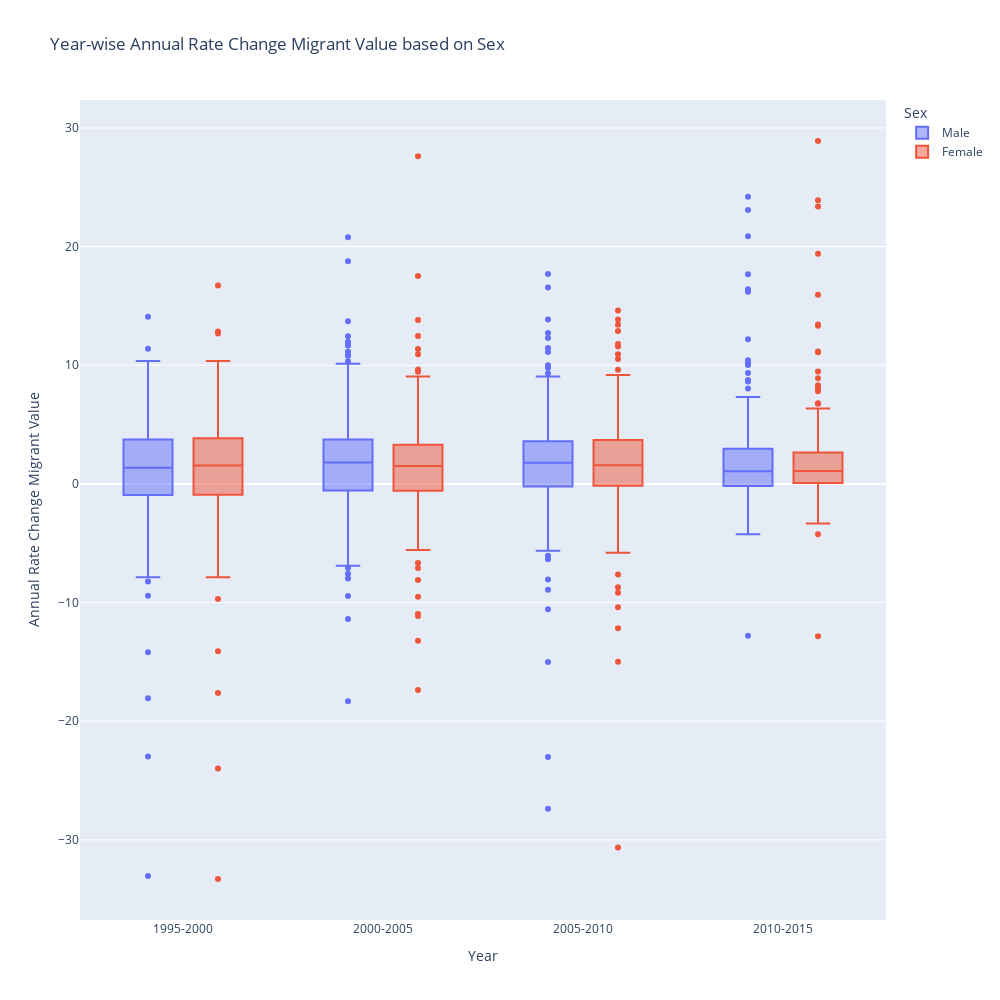

Here is the notebook cell this chart was saved with:
### Code cell
### Annual rate change migrant value - boxplot
import plotly.express as px

# Creating new dataframe
df = Data_Final_2
# Converting KPI variable to float
df['Annual_Rate_Change_Migrant_Value'] = df['Annual_Rate_Change_Migrant_Value'].astype(float)
# Filtering for 'Female' and 'Male' variables
df = df[df['Sex'] != 'Both_Sexes']

# Creating boxplot
fig = px.box(df, x="Year", y="Annual_Rate_Change_Migrant_Value", color="Sex", width = 1000, height = 1000,
             title = 'Year-wise Annual Rate Change Migrant Value based on Sex', 
            labels = {
                'Annual_Rate_Change_Migrant_Value' : 'Annual Rate Change Migrant Value'
            })

# Calling plot to display
fig.show()

### Figure 1 — Plotly figure (JSON) as saved in the notebook; plotly's stock layout.template omitted (floating-point values rounded to 4 significant figures; data arrays with more than 128 entries replaced by an {"elided": "..."} marker saying what was removed)
{"data": [{"alignmentgroup": "True", "hovertemplate": "Sex=Male<br>Year=%{x}<br>Annual Rate Change Migrant Value=%{y}<extra></extra>", "legendgroup": "Male", "marker": {"color": "#636efa"}, "name": "Male", "notched": false, "offsetgroup": "Male", "orientation": "v", "showlegend": true, "type": "box", "x": {"elided": "928 str values"}, "x0": " ", "xaxis": "x", "y": {"elided": "928 float values"}, "y0": " ", "yaxis": "y"}, {"alignmentgroup": "True", "hovertemplate": "Sex=Female<br>Year=%{x}<br>Annual Rate Change Migrant Value=%{y}<extra></extra>", "legendgroup": "Female", "marker": {"color": "#EF553B"}, "name": "Female", "notched": false, "offsetgroup": "Female", "orientation": "v", "showlegend": true, "type": "box", "x": {"elided": "928 str values"}, "x0": " ", "xaxis": "x", "y": {"elided": "928 float values"}, "y0": " ", "yaxis": "y"}], "layout": {"boxmode": "group", "height": 1000, "legend": {"title": {"text": "Sex"}, "tracegroupgap": 0}, "title": {"text": "Year-wise Annual Rate Change Migrant Value based on Sex"}, "width": 1000, "xaxis": {"anchor": "y", "domain": [0, 1], "title": {"text": "Year"}}, "yaxis": {"anchor": "x", "domain": [0, 1], "title": {"text": "Annual Rate Change Migrant Value"}}}}
